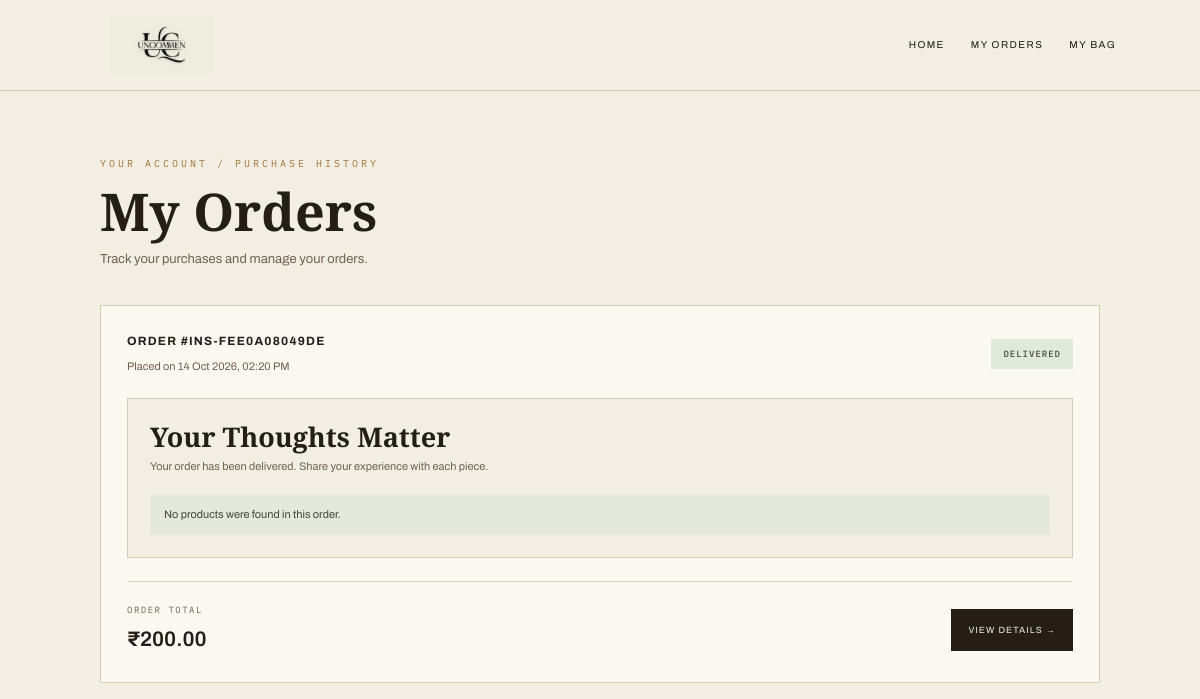
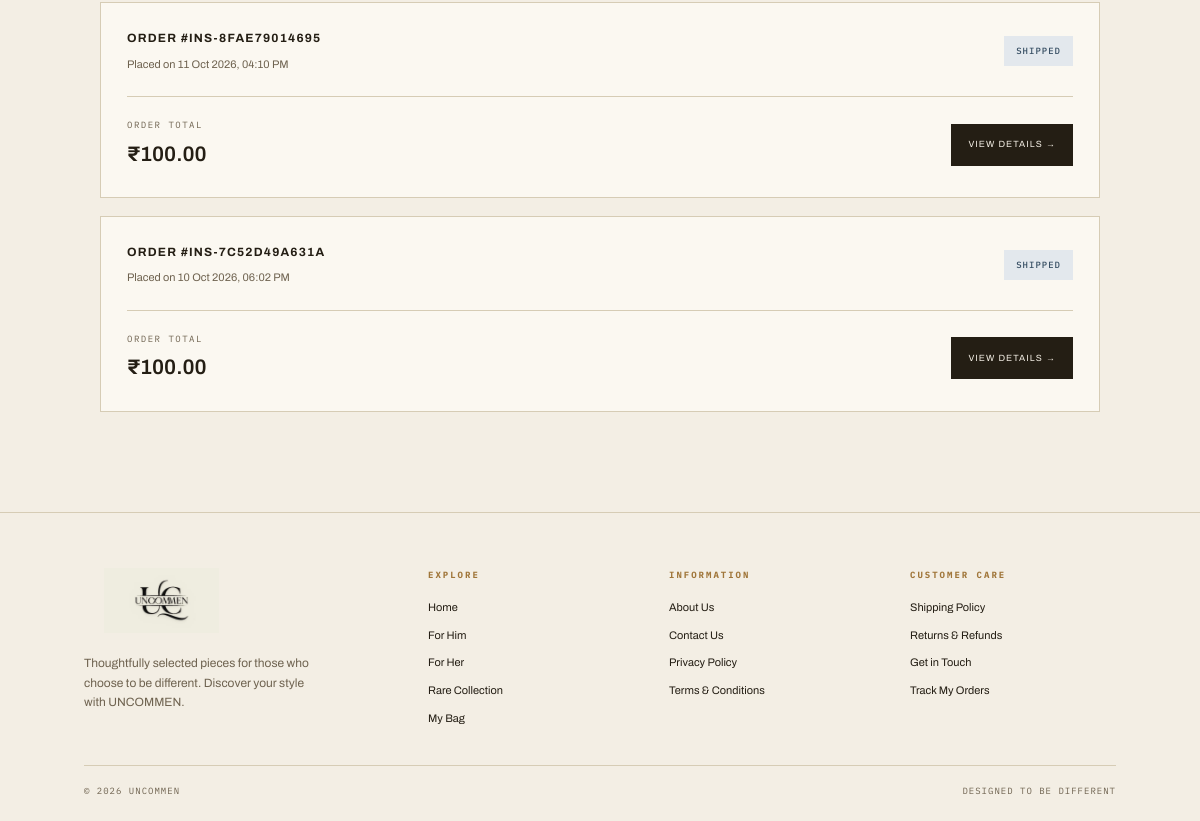
The page /my-orders/ (signed in) on the database as committed earlier (2 pictures, top to bottom).
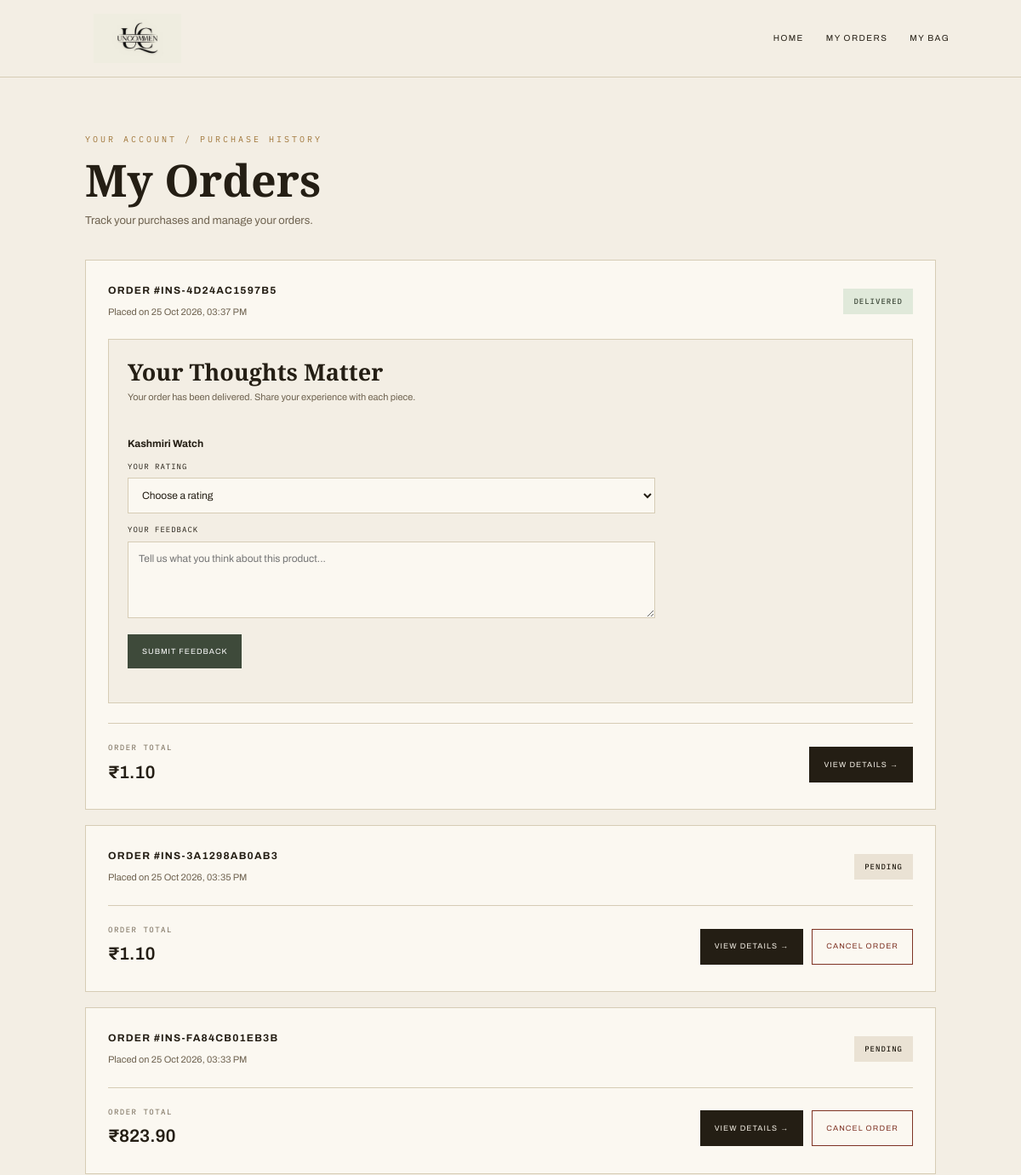
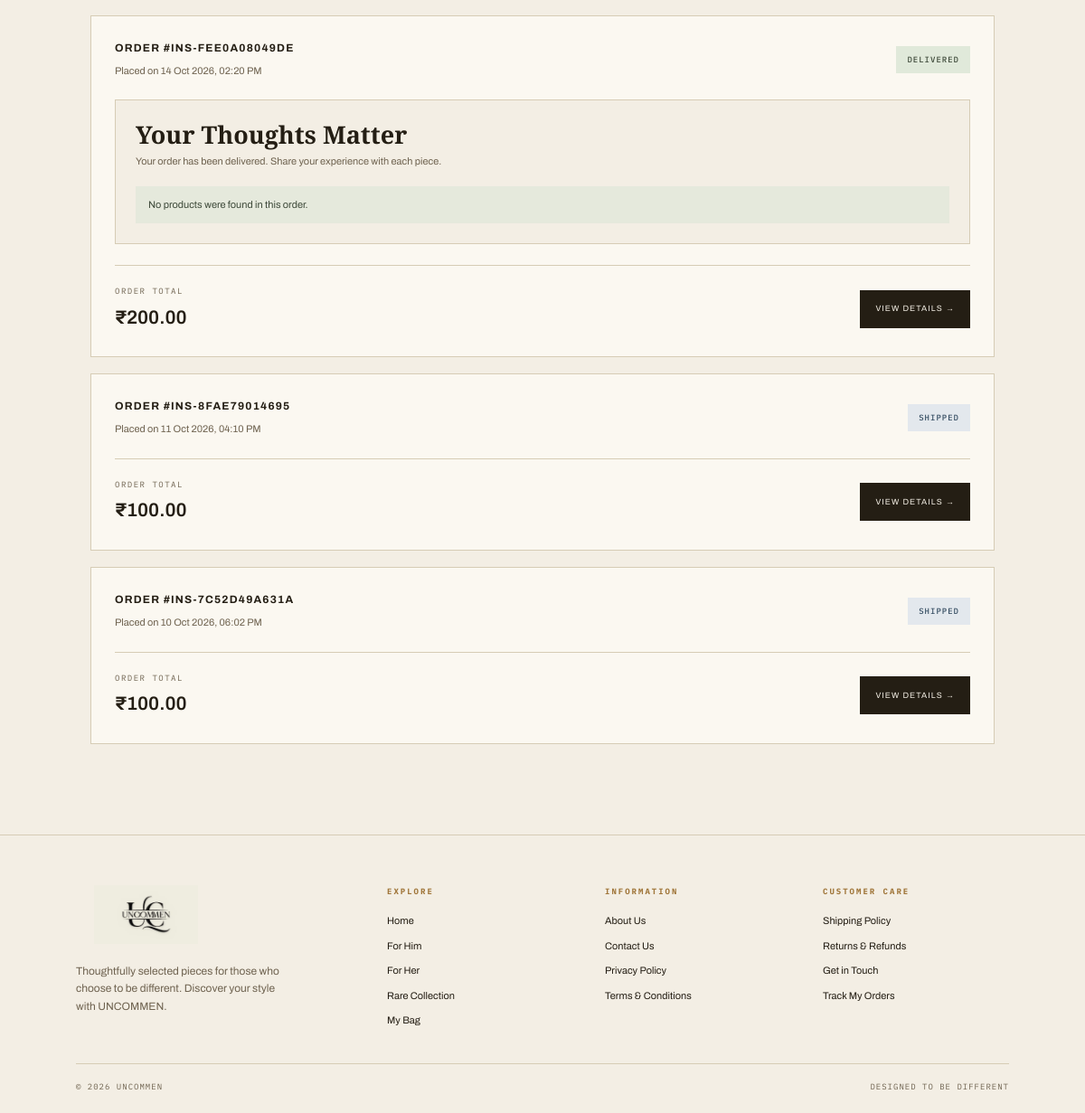
The same page on the database as committed later (2 pictures, top to bottom).
### customer/models.py (models this page shows, shortened)
class Order(models.Model):
    STATUS_CHOICES = [
        ("PENDING", "Pending"),
        ("CONFIRMED", "Confirmed"),
        ("SHIPPED", "Shipped"),
        ("DELIVERED", "Delivered"),
        ("CANCELLED", "Cancelled"),
    ]
    customer = models.ForeignKey(
        Customer,
        on_delete=models.CASCADE,
        related_name="orders",
    )
    order_number = models.CharField(max_length=30, unique=True)
    total_amount = models.DecimalField(max_digits=10, decimal_places=2)
    status = models.CharField(
        max_length=20,
        choices=STATUS_CHOICES,
        default="PENDING",
    )
    shipping_address = models.TextField()
    created_at = models.DateTimeField(auto_now_add=True)
    updated_at = models.DateTimeField(auto_now=True)

class OrderItem(models.Model):
    order = models.ForeignKey(
        Order,
        on_delete=models.CASCADE,
        related_name="items",
    )
    product = models.ForeignKey(
        'admin_panel.Product',
        on_delete=models.PROTECT,
    )
    quantity = models.PositiveIntegerField()
    price = models.DecimalField(max_digits=10, decimal_places=2)

### admin_panel/models.py (models this page shows, shortened)
class Product(models.Model):
    category = models.ForeignKey(
        Category,
        on_delete=models.PROTECT,
        related_name="products"
    )
    product_name = models.CharField(max_length=150)
    overview = models.CharField(
        max_length=300,
        blank=True
    )
    description = models.TextField(blank=True)
    price = models.DecimalField(
        max_digits=10,
        decimal_places=2
    )
    stock = models.PositiveIntegerField(default=0)
    image = models.ImageField(
        upload_to="products/",
        blank=True,
        null=True
    )
    image2 = models.ImageField(
        upload_to="products/",
        blank=True,
        null=True
    )
    image3 = models.ImageField(
        upload_to="products/",
        blank=True,
        null=True
    )
    image4 = models.ImageField(
        upload_to="products/",
        blank=True,
        null=True
    )
    is_rare = models.BooleanField(default=False)
    is_limited = models.BooleanField(default=False)
    created_at = models.DateTimeField(auto_now_add=True)

### customer/views.py (the view)
# urls.py: path("my-orders/", views.my_orders, name="my_orders"),
def my_orders(request):
    customer = get_logged_in_customer(request)
    if not customer:
        return redirect("login")
    orders = (
        Order.objects
        .filter(customer=customer)
        .prefetch_related("items__product")
        .order_by("-created_at")
    )
    return render(request, "customer/my_orders.html", {
        "customer": customer,
        "orders": orders,
    })

### customer/views.py (called while the page is built)
def get_logged_in_customer(request):
    customer_id = request.session.get("customer_id")
    if not customer_id:
        return None
    return Customer.objects.filter(id=customer_id).first()

### templates/customer/my_orders.html (shortened to what this page needs)
{% load static %}
<!DOCTYPE html>
<html lang="en">
<head>
</head>
<body>
<header class="site-header">
    <a href="{% url 'customer_home' %}" class="brand" aria-label="INSOLO UNCOMMON home">
        <img
            src="{% static 'customer/images/uncommon-logo.png' %}"
            alt="INSOLO UNCOMMON"
        >
    </a>
    <nav class="site-nav" aria-label="Main navigation">
        <a href="{% url 'customer_home' %}">HOME</a>
        <a href="{% url 'my_orders' %}">MY ORDERS</a>
        <a href="{% url 'bag_view' %}">MY BAG</a>
    </nav>
</header>
<main class="container">
    <p class="eyebrow">YOUR ACCOUNT / PURCHASE HISTORY</p>
    <h1>My Orders</h1>
    <p class="subtitle">
        Track your purchases and manage your orders.
    </p>
    {% for order in orders %}
        <article class="order-card">
            <div class="order-header">
                <div>
                    <div class="order-number">
                        ORDER #{{ order.order_number }}
                    </div>
                    <div class="order-date">
                        Placed on {{ order.created_at|date:"d M Y, h:i A" }}
                    </div>
                </div>
                <span class="status
                    {% if order.status == 'CANCELLED' %}status-cancelled
                    {% elif order.status == 'DELIVERED' %}status-delivered
                    {% elif order.status == 'SHIPPED' %}status-shipped
                    {% elif order.status == 'CONFIRMED' %}status-confirmed
                    {% endif %}">
                    {{ order.get_status_display|upper }}
                </span>
            </div>
            {% if order.status == 'DELIVERED' %}
                <section class="feedback-section" aria-label="Product feedback">
                    <h2 class="feedback-heading">Your Thoughts Matter</h2>
                    <p class="feedback-intro">
                        Your order has been delivered. Share your experience with each piece.
                    </p>
                    {% for item in order.items.all %}
                        <div class="feedback-item">
                            <h3 class="feedback-product-name">
                                {{ item.product.product_name }}
                            </h3>
                            {% if item.feedback %}
                                <div class="feedback-existing">
                                    <div class="feedback-stars"
                                         aria-label="{{ item.feedback.rating }} out of 5 stars">
                                        {% for star in "12345" %}
                                            {% if forloop.counter <= item.feedback.rating %}
                                                ★
                                            {% else %}
                                                ☆
                                            {% endif %}
                                        {% endfor %}
                                    </div>
                                    <p class="feedback-comment">{{ item.feedback.comment }}</p>
                                    <p class="feedback-meta">
                                        Submitted {{ item.feedback.created_at|date:"d M Y, h:i A" }}
                                    </p>
                                    <form method="POST"
                                          action="{% url 'delete_feedback' item.feedback.id %}"
                                          onsubmit="return confirm('Are you sure you want to delete this feedback?');">
                                        {% csrf_token %}
                                        <button type="submit" class="feedback-delete">
                                            DELETE FEEDBACK
                                        </button>
                                    </form>
                                </div>
                            {% else %}
                                <form method="POST"
                                      action="{% url 'add_feedback' order.order_number item.product.id %}"
                                      class="feedback-form">
                                    <div>
                                        <label for="rating-{{ order.id }}-{{ item.product.id }}">
                                            Your rating
                                        </label>
                                        <select
                                            id="rating-{{ order.id }}-{{ item.product.id }}"
                                            name="rating"
                                            required
                                        >
                                            <option value="">Choose a rating</option>
                                        </select>
                                    </div>
                                    <div>
                                        <label for="comment-{{ order.id }}-{{ item.product.id }}">
                                            Your feedback
                                        </label>
                                        <textarea
                                            id="comment-{{ order.id }}-{{ item.product.id }}"
                                            name="comment"
                                            maxlength="1000"
                                            placeholder="Tell us what you think about this product..."
                                            required
                                        ></textarea>
                                    </div>
                                    <button type="submit" class="feedback-submit">
                                        SUBMIT FEEDBACK
                                    </button>
                                </form>
                            {% endif %}
                        </div>
                    {% empty %}
                        <p class="feedback-note">
                            No products were found in this order.
                        </p>
                    {% endfor %}
                </section>
            {% endif %}
            <div class="order-footer">
                <div>
                    <p class="total-label">ORDER TOTAL</p>
                    <p class="total">
                        ₹{{ order.total_amount|floatformat:2 }}
                    </p>
                </div>
                <div class="actions">
                    <a
                        href="{% url 'order_detail' order.order_number %}"
                        class="button view-button"
                    >
                        VIEW DETAILS &rarr;
                    </a>
                    {% if order.status == 'PENDING' %}
                        <form
                            method="POST"
                            action="{% url 'cancel_order' order.order_number %}"
                            class="cancel-form"
                        >
                            <button type="submit" class="button cancel-button">
                                CANCEL ORDER
                            </button>
                        </form>
                    {% endif %}
                </div>
            </div>
        </article>
    {% endfor %}
</main>
<footer class="site-footer">
    <div class="footer-main">
        <div class="footer-brand">
            <a href="{% url 'customer_home' %}" aria-label="INSOLO UNCOMMON home">
                <img
                    src="{% static 'customer/images/uncommon-logo.png' %}"
                    alt="INSOLO UNCOMMON"
                    loading="lazy"
                >
            </a>
            <p>
                Thoughtfully selected pieces for those who choose to be different.
                Discover your style with  UNCOMMEN.
            </p>
        </div>
        <div>
            <h3 class="footer-heading">EXPLORE</h3>
            <div class="footer-links">
                <a href="{% url 'customer_home' %}">Home</a>
                <a href="{% url 'section_products' 'HIM' %}">For Him</a>
                <a href="{% url 'section_products' 'HER' %}">For Her</a>
                <a href="{% url 'section_products' 'RARE' %}">Rare Collection</a>
                <a href="{% url 'bag_view' %}">My Bag</a>
            </div>
        </div>
        <div>
            <h3 class="footer-heading">INFORMATION</h3>
            <div class="footer-links">
                <button type="button" data-open-legal="about-modal">About Us</button>
                <button type="button" data-open-legal="contact-modal">Contact Us</button>
                <button type="button" data-open-legal="privacy-modal">Privacy Policy</button>
                <button type="button" data-open-legal="terms-modal">Terms &amp; Conditions</button>
            </div>
        </div>
        <div>
            <h3 class="footer-heading">CUSTOMER CARE</h3>
            <div class="footer-links">
                <button type="button" data-open-legal="shipping-modal">Shipping Policy</button>
                <button type="button" data-open-legal="refund-modal">Returns &amp; Refunds</button>
                <button type="button" data-open-legal="contact-modal">Get in Touch</button>
                <a href="{% url 'my_orders' %}">Track My Orders</a>
            </div>
        </div>
    </div>
    <div class="footer-bottom">
        <span>&copy; {% now "Y" %} UNCOMMEN</span>
        <span>DESIGNED TO BE DIFFERENT</span>
    </div>
</footer>
</body>
</html>

Rows that differ between the two databases and show on the page:
added Order: order_number "INS-4D24AC1597B5", created_at "25 Oct 2026, 03:37 PM", status "DELIVERED", comment "Tell us what you think about this product...", total_amount "1.10"
added OrderItem: product.product_name "Kashmiri Watch"
added Order: order_number "INS-3A1298AB0AB3", created_at "25 Oct 2026, 03:35 PM", status "PENDING", total_amount "1.10", shows "CANCEL ORDER"
added Order: order_number "INS-FA84CB01EB3B", created_at "25 Oct 2026, 03:33 PM", status "PENDING", total_amount "823.90", shows "CANCEL ORDER"
